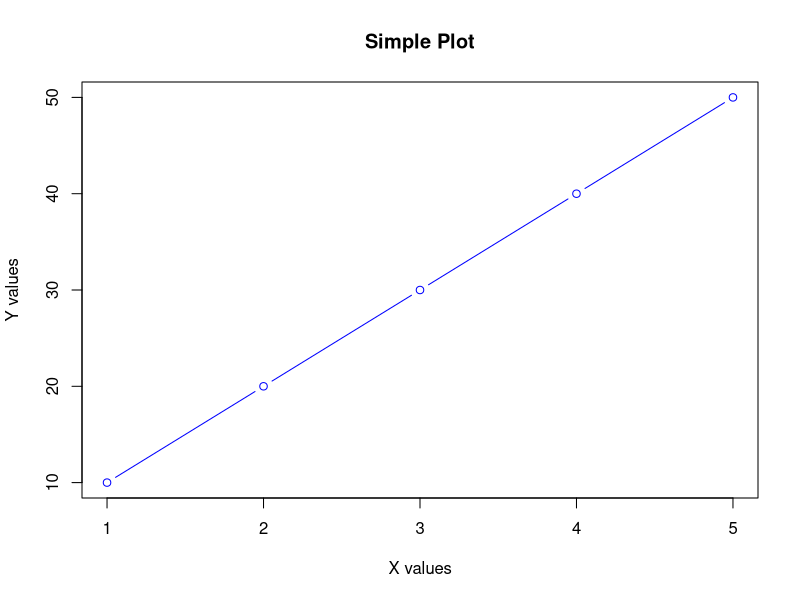

Recreate this plot in R.
# Basic vector operations in R
x <- c(1, 2, 3, 4, 5)   # Create a vector
y <- c(10, 20, 30, 40, 50)

# Perform element-wise addition
z <- x + y
print(z)  # Print the result

# Calculate mean and standard deviation
mean_x <- mean(x)
sd_x <- sd(x)

print(paste("Mean of x:", mean_x))
print(paste("Standard deviation of x:", sd_x))

# Plot a simple graph of x vs y
plot(x, y, type="b", col="blue", main="Simple Plot", xlab="X values", ylab="Y values")
